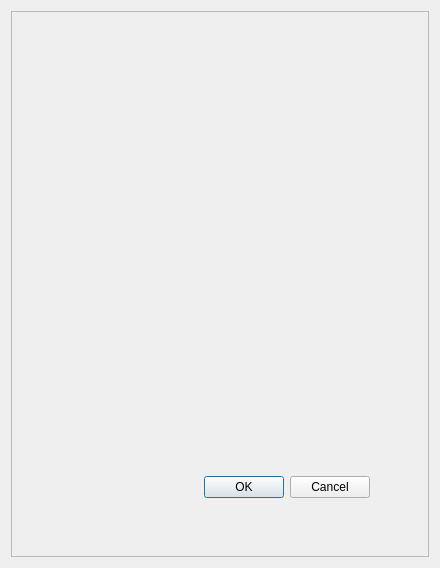
         <widget class="QWidget" name="page">
          <layout class="QVBoxLayout" name="verticalLayout_31">
           <item>
            <widget class="QFrame" name="frame_5">
             <property name="frameShape">
              <enum>QFrame::StyledPanel</enum>
             </property>
             <property name="frameShadow">
              <enum>QFrame::Raised</enum>
             </property>
             <layout class="QVBoxLayout" name="verticalLayout_32">
              <item>
               <widget class="QWidget" name="widget_6" native="true">
                <layout class="QGridLayout" name="gridLayout_3">
                 <item row="2" column="1">
                  <layout class="QVBoxLayout" name="verticalLayout_8">
                   <item alignment="Qt::AlignHCenter">
                    <widget class="QLabel" name="label_4">
                     <property name="minimumSize">
                      <size>
                       <width>300</width>
                       <height>400</height>
                      </size>
                     </property>
                     <property name="maximumSize">
                      <size>
                       <width>300</width>
                       <height>400</height>
                      </size>
                     </property>
                     <property name="text">
                      <string/>
                     </property>
                     <property name="pixmap">
                      <pixmap resource="../images/images.qrc">:/images/ezgif.com-gif-maker (8).gif</pixmap>
                     </property>
                     <property name="scaledContents">
                      <bool>true</bool>
                     </property>
                     <property name="wordWrap">
                      <bool>false</bool>
                     </property>
                    </widget>
                   </item>
                   <item>
                    <widget class="QDialogButtonBox" name="buttonBox">
                     <property name="standardButtons">
                      <set>QDialogButtonBox::Cancel|QDialogButtonBox::Ok</set>
                     </property>
                    </widget>
                   </item>
                  </layout>
                 </item>
                 <item row="0" column="1">
                  <spacer name="verticalSpacer">
                   <property name="orientation">
                    <enum>Qt::Vertical</enum>
                   </property>
                   <property name="sizeHint" stdset="0">
                    <size>
                     <width>20</width>
                     <height>40</height>
                    </size>
                   </property>
                  </spacer>
                 </item>
                 <item row="2" column="0">
                  <spacer name="horizontalSpacer_6">
                   <property name="orientation">
                    <enum>Qt::Horizontal</enum>
                   </property>
                   <property name="sizeHint" stdset="0">
                    <size>
                     <width>40</width>
                     <height>20</height>
                    </size>
                   </property>
                  </spacer>
                 </item>
                 <item row="3" column="1">
                  <spacer name="verticalSpacer_2">
                   <property name="orientation">
                    <enum>Qt::Vertical</enum>
                   </property>
                   <property name="sizeHint" stdset="0">
                    <size>
                     <width>20</width>
                     <height>40</height>
                    </size>
                   </property>
                  </spacer>
                 </item>
                 <item row="2" column="2">
                  <spacer name="horizontalSpacer_7">
                   <property name="orientation">
                    <enum>Qt::Horizontal</enum>
                   </property>
                   <property name="sizeHint" stdset="0">
                    <size>
                     <width>40</width>
                     <height>20</height>
                    </size>
                   </property>
                  </spacer>
                 </item>
                </layout>
               </widget>
              </item>
             </layout>
            </widget>
           </item>
          </layout>
         </widget>
